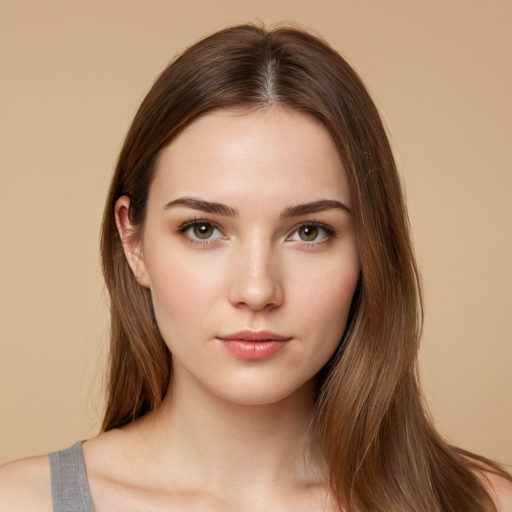
#> input picture pyaesthetics/data/face1.png, 512 x 512 px
$ python analysis.py   (older library calls are emulated)
#> lines starting #> are read from the running program, lines starting #| are printed output that depends on the picture
#> in load_image, pil_img is the input picture: PIL image 512x512 RGB; mean R, G, B 174.6, 139.1, 111.9
#> in load_image, `img_bw = np.array(pil_img.convert('L'))`:
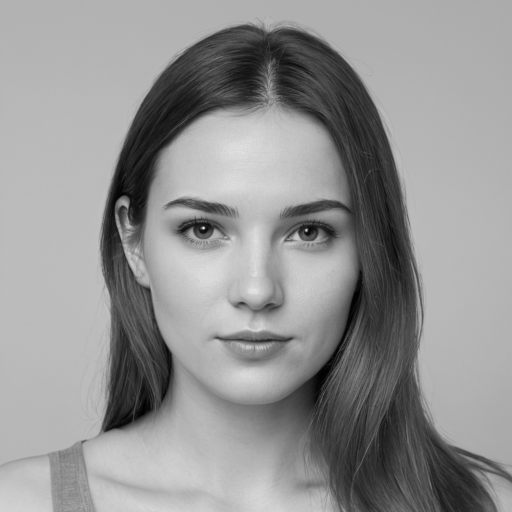
#> img_bw: shape (512, 512); min 0, max 231, mean 146.7
### pyaesthetics/brightness.py
#!/usr/bin/env python3
# -*- coding: utf-8 -*-
"""
This module contains functions to evaluate the brightness of an image.
It includes a converter for sRGB to RGB and evaluation of relative luminance according to
BT.709 and BT.601 standards.

Created on Mon Apr 16 22:40:46 2018
Last edited on Fri Aug 2 11:34:10 2024

@author: Giulio Gabrieli (gack94@gmail.com)
"""

###############################################################################
#                                                                             #
#                                   Libraries                                 #
#                                                                             #
###############################################################################

import os  # To handle filesystem files
import cv2  # For image manipulation
import numpy as np  # Numerical computation
import pandas as pd

###############################################################################
#                                                                             #
#                              Brightness                                     #
#                                                                             #
###############################################################################

""" This section handles brightness estimation. """

def relativeluminance_bt709(img):
    """
    This function evaluates the brightness of an image by means of Y, where Y is evaluated as:

    Y = 0.7152G + 0.0722B + 0.2126R
    B = mean(Y)

    :param img: image to analyze, in RGB
    :type img: numpy.ndarray
    :return: mean brightness
    :rtype: float
    """
    # Flatten the image array and reshape it to separate color channels
    img = np.array(img).flatten()
    img = img.reshape(int(len(img) / 3), 3)
    img = np.transpose(img)

    # Calculate the mean brightness using BT.709 standard
    B = np.mean(img[0]) * 0.2126 + np.mean(img[1]) * 0.7152 + np.mean(img[2]) * 0.0722
#> B = 0.342

    return B  # Return the brightness index

def relativeluminance_bt601(img):
    """
    This function evaluates the brightness of an image by means of Y, where Y is evaluated as:

    Y = 0.587G + 0.114B + 0.299R
    B = mean(Y)

    :param img: image to analyze, in RGB
    :type img: numpy.ndarray
    :return: mean brightness
    :rtype: float
    """
    # Flatten the image array and reshape it to separate color channels
    img = np.array(img).flatten()
    img = img.reshape(int(len(img) / 3), 3)
    img = np.transpose(img)

    # Calculate the mean brightness using BT.601 standard
    B = np.mean(img[0]) * 0.299 + np.mean(img[1]) * 0.587 + np.mean(img[2]) * 0.114
#> B = 0.353

    return B  # Return the brightness index

###############################################################################
#                                                                             #
#                                  DEBUG                                      #
#                                                                             #
###############################################################################

# [19 lines that do not run on import are left out]

### pyaesthetics/quadtreedecomposition.py
#!/usr/bin/env python3
# -*- coding: utf-8 -*-
"""
This file contains a class and functions to perform a Quadratic Tree decomposition
of an image and to visually inspect it.

Created on Mon Apr 16 11:49:45 2018
Last edited on Fri Aug 2 11:46:24 2024

@author: Giulio Gabrieli (gack94@gmail.com)
"""

import os # to handle filesystem files
import cv2 # for image manipulation
import numpy as np # numerical computation
import matplotlib.pyplot as plt # for data visualization
import matplotlib.patches as patches # for drawing rectangles in the plot
import math

###############################################################################
#                                                                             #
#                      Quadratic Tree Decomposition                           #
#                                                                             #
###############################################################################
""" This section handles Quadratic Tree Decomposition. """

class quadTree:
    """
    This class performs a QuadTree decomposition of an image.

    During initialization, the QuadTree decomposition is done and results are stored in `self.blocks`
    as a list containing [x, y, height, width, Std]. To visualize the results, use the `plot()` method.
    The total number of blocks is stored in `self.nblocks`, while the standardized complexity (number of
    blocks divided by the total possible number of blocks is stored in `self.standardized_complexity`.
    Standardized complexity may range from 0 to 1 (with one being the highest complexity possible).
    The minSize parameter can be automatically adjusted to the common divisor of image width and height closest
    to the inputted minSize via the `autoadjust` parameter (default to False). The adjusted `minSize` can be
    obtained (if `autoadjust` = True) by accessing self.minSize.
    """

    # [28 lines left out: function plot, not called in this run]

    def quad_tree_decomposition(self, img, x, y, minStd, minSize):
        """
        Evaluate the mean and standard deviation of an image block, and decide whether to perform
        further splits of the block.

        :param img: Image to analyze
        :type img: numpy.ndarray
        :param x: X offset of the block to analyze
        :type x: int
        :param y: Y offset of the block to analyze
        :type y: int
        :param minStd: Standard deviation threshold for subsequent splitting
        :type minStd: int
        :param minSize: Size threshold for subsequent splitting, in pixels
        :type minSize: int
        """
#> called with x = 0, y = 0, minStd = 10, minSize = 20
        h, w = img.shape # Get the height and width of the image
        mean, std = cv2.meanStdDev(img) # Compute the mean and standard deviation
#> mean = [146.7]; std = [55.05]
        mean, std = [int(mean.item()), int(std.item())]
#> mean = 146; std = 55
        if std >= minStd and max(h/2, w/2) >= minSize: # Check if std and size thresholds are met
            # Decide whether to split along X or Y axis
            if w >= h: # Split along the X axis
                w2 = int(w / 2) # Compute new width
                img1 = img[0:h, 0:w2] # Create the left subimage
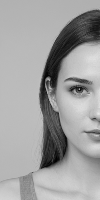
#> img1: shape (200, 100); min 1, max 230, mean 160
                img2 = img[0:h, w2:] # Create the right subimage
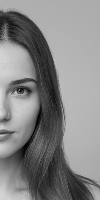
#> img2: shape (200, 100); min 1, max 222, mean 133.3
                # Recursively perform QuadTree decomposition
                self.quad_tree_decomposition(img1, x, y, minStd, minSize)
#> call 2 of quad_tree_decomposition, with x = 0, y = 0, minStd = 10, minSize = 20
#> in quad_tree_decomposition (call 2), `mean, std = cv2.meanStdDev(img)`: mean = [160]; std = [50.96]
#> in quad_tree_decomposition (call 2), `mean, std = [int(mean.item()), int(std.item())]`: mean = 159; std = 50
#> in quad_tree_decomposition (call 2), `img1 = img[0:h2, 0:]`:
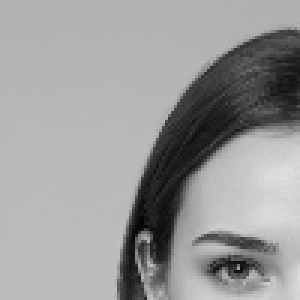
#> img1: shape (100, 100) (shown 3 times larger); min 5, max 223, mean 154
#> in quad_tree_decomposition (call 2), `img2 = img[h2:, 0:]`:
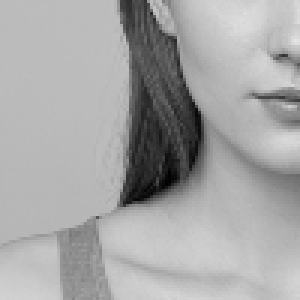
#> img2: shape (100, 100) (shown 3 times larger); min 1, max 230, mean 166
                self.quad_tree_decomposition(img2, x + w2, y, minStd, minSize)
            else: # Split along the Y axis
                h2 = int(h / 2) # Compute new height
                img1 = img[0:h2, 0:] # Create the upper subimage
                img2 = img[h2:, 0:] # Create the lower subimage
                # Recursively perform QuadTree decomposition
                self.quad_tree_decomposition(img1, x, y, minStd, minSize)
                self.quad_tree_decomposition(img2, x, y + h2, minStd, minSize)
        else:
            # Add the block to the results if it does not meet the splitting criteria
            self.blocks.append([x, y, h, w, std])
            self.nblocks = len(self.blocks)
            self.standardized_complexity = self.nblocks / self.max_n_blocks

    def __init__(self, img, minStd, minSize, autoadjust = False):
        """
        Initialize the QuadTree decomposition analysis.

        :param img: Image to analyze
        :type img: numpy.ndarray
        :param minStd: Standard deviation threshold for subsequent splitting
        :type minStd: int
        :param minSize: Size threshold for subsequent splitting, in pixels
        :type minSize: int
        """
        self.blocks = [] # Initialize the results list
        self.img = img # Assign the image
        self.params = [minStd, minSize] # Set the parameters
        self.minSize = minSize
        if(autoadjust):
            self.minSize = closest_common_divisor(self.img.shape[0], self.img.shape[1], minSize)
            print('Minimum size has been adjusted automatically. The new minSize is ', self.minSize)
        self.max_n_blocks = self.max_quadtree_leaves(self.img.shape[0], self.img.shape[1], self.minSize)
        self.nblocks = 0
        self.standardized_complexity = 0

        self.quad_tree_decomposition(self.img, 0, 0, minStd, self.minSize) # Start the decomposition
#> in quad_tree_decomposition (call 26), `mean, std = cv2.meanStdDev(img)`: mean = [166]; std = [44.91]
#> in quad_tree_decomposition (call 26), `mean, std = [int(mean.item()), int(std.item())]`: mean = 166; std = 44
#> in quad_tree_decomposition (call 26), `img2 = img[0:h, w2:]`:
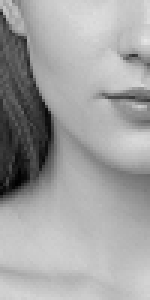
#> img2: shape (100, 50) (shown 3 times larger); min 1, max 230, mean 162
#> in quad_tree_decomposition (call 27), `mean, std = cv2.meanStdDev(img)`: mean = [170.1]; std = [39.5]
#> in quad_tree_decomposition (call 27), `mean, std = [int(mean.item()), int(std.item())]`: mean = 170; std = 39
#> in quad_tree_decomposition (call 27), `img2 = img[h2:, 0:]`:
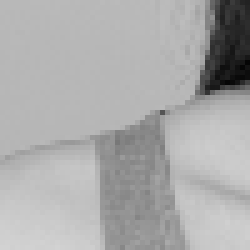
#> img2: shape (50, 50) (shown 5 times larger); min 5, max 210, mean 171.3
#> (the rest of the program and of its run is left out)
